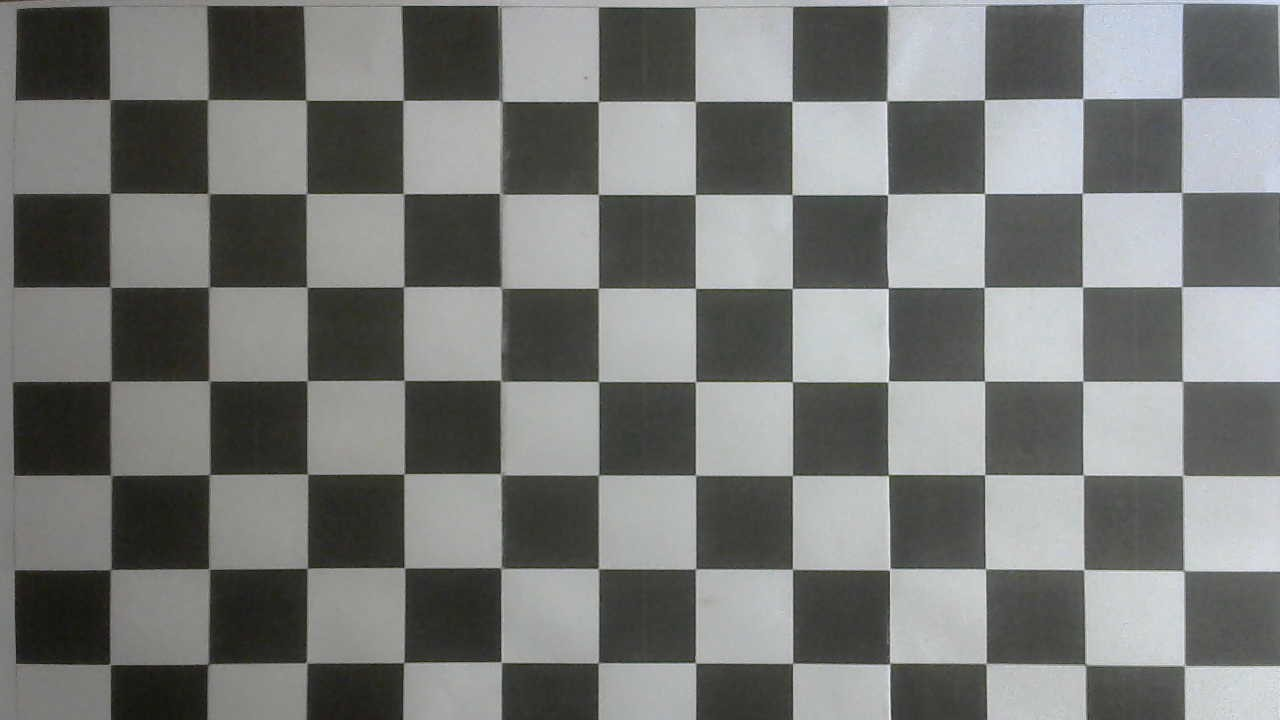
#> input picture image4/00.jpg, 1280 x 720 px
$ jupyter execute image_to_chess_coordinate.ipynb
#> lines starting #> are read from the running program, lines starting #| are printed output that depends on the picture; after the words box and inside, x2 and y2 are one past the last pixel; in counts of white or black regions, pixels touching at a corner belong together
[cell 1]
# Import more libraries
import numpy as np
import glob
import matplotlib.pyplot as plt
import cv2

[cell 2]
# We will be previewing images alongthe way, so lets create a function
def previewImg(text,img_preview,grayscale=False):
    #plt.imshow(img_preview)
    if grayscale==False:
        #convert a color image from BGR to RGB before previewing
        plt.imshow(cv2.cvtColor(img_preview, cv2.COLOR_BGR2RGB))
    else:
        #option for Grayscale images
        plt.imshow(cv2.cvtColor(img_preview, cv2.COLOR_GRAY2RGB))
    plt.title(text)
    plt.show()

[cell 3]
#Tìm corner
boardHeight = 12
boardWidth = 7
# Prepare object points, like (0,0,0), (1,0,0), (2,0,0) ....,(6,5,0)
objp = np.zeros((boardHeight*boardWidth,3), np.float32)
objp[:,:2] = np.mgrid[0:boardWidth, 0:boardHeight].T.reshape(-1,2)
# Arrays to store object points and image points from all the images.
objpoints = [] # 3d points in real world space
imgpoints = [] # 2d points in image plane.
# Make a list of calibration images
images = glob.glob('image4/00.jpg')
# Step through the list and search for chessboard corners
for idx, fname in enumerate(images):
    img = cv2.imread(fname)
#> img is the input picture: shape (720, 1280, 3); mean B, G, R 119.2, 121.2, 119.5
    chess = cv2.imread(fname)
    gray = cv2.cvtColor(img, cv2.COLOR_BGR2GRAY)
# Find the chessboard corners
    ret, corners = cv2.findChessboardCorners(gray, (boardWidth,boardHeight), None)
#> ret = True; corners = 84 rows, first 8: [1181.2, 97.34], [1181.5, 192.3], [1181.2, 286.3], [1182.7, 381.4], [1182, 475.1], [1183.4, 570.7], [1183.7, 664.5], [1082.7, 98.44]
# If found, add object points, image points
    if ret == True:
        objpoints.append(objp)
        imgpoints.append(corners)
# Draw and display the corners
        cv2.drawChessboardCorners(img, (boardWidth,boardHeight), corners, ret)
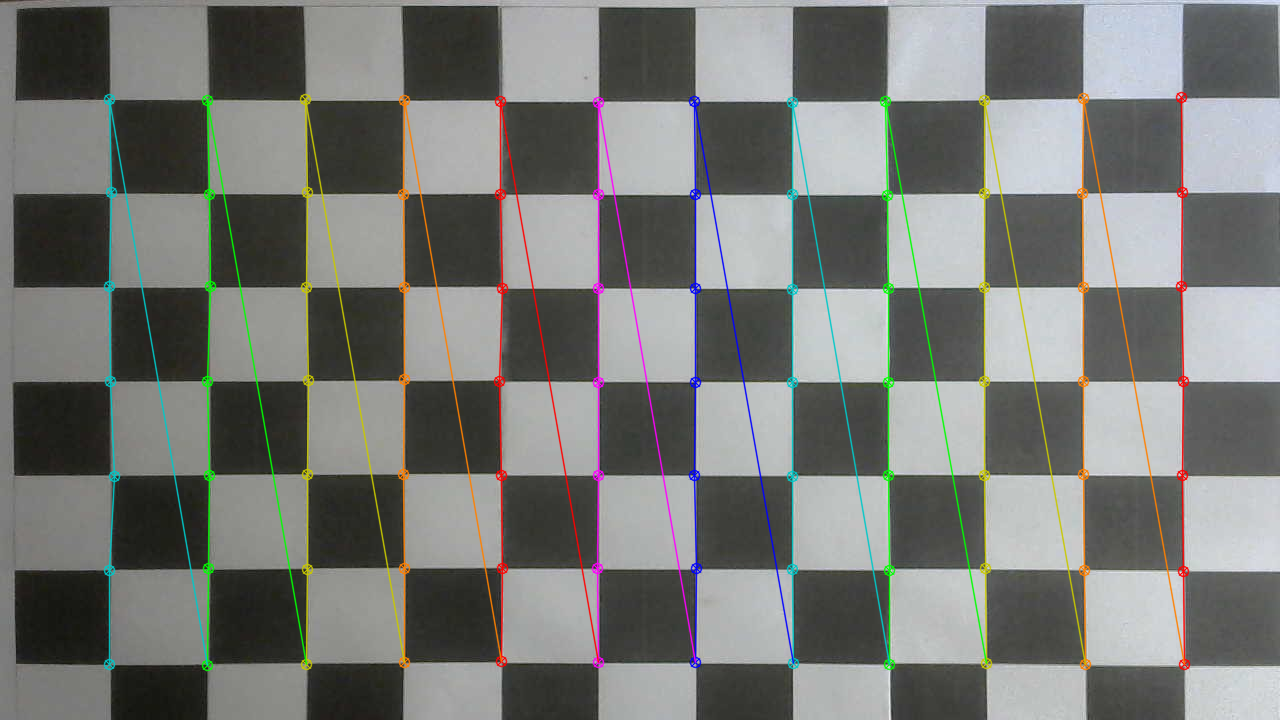
#> img: shape (720, 1280, 3); 4.95% of pixels changed, all inside (x1, y1, x2, y2) = (103, 91, 1191, 672)


        previewImg('Corner',img)

        # cv2.imwrite('image/n_bg_corners.jpg', img)
    else:
        print("Error")

[cell 4]
#vẽ hệ tọa độ bàn cờ
for i in range (0, boardHeight*boardWidth):
    if (i%7 ==0) or (i< 7):
        text = '(' + str(int(objpoints[0][i][0])) +','+ str(int(objpoints[0][i][1])) + ')'
        image = cv2.putText(chess, text, (int(imgpoints[0][i][0][0]) + 10, int(imgpoints[0][i][0][1])-10), cv2.FONT_HERSHEY_SIMPLEX, 1,
                 (0, 200, 255), 1, cv2.LINE_AA, False)
    chess_corner  = cv2.circle(chess, (int(imgpoints[0][i][0][0]), int(imgpoints[0][i][0][1])), radius=0, color=(0, 0, 255), thickness=10)
#> this loop made 84 passes
#> pass 2, `image = cv2.putText(chess, text, (int(imgpoints[0][i][0][0]) + 10, int..`:
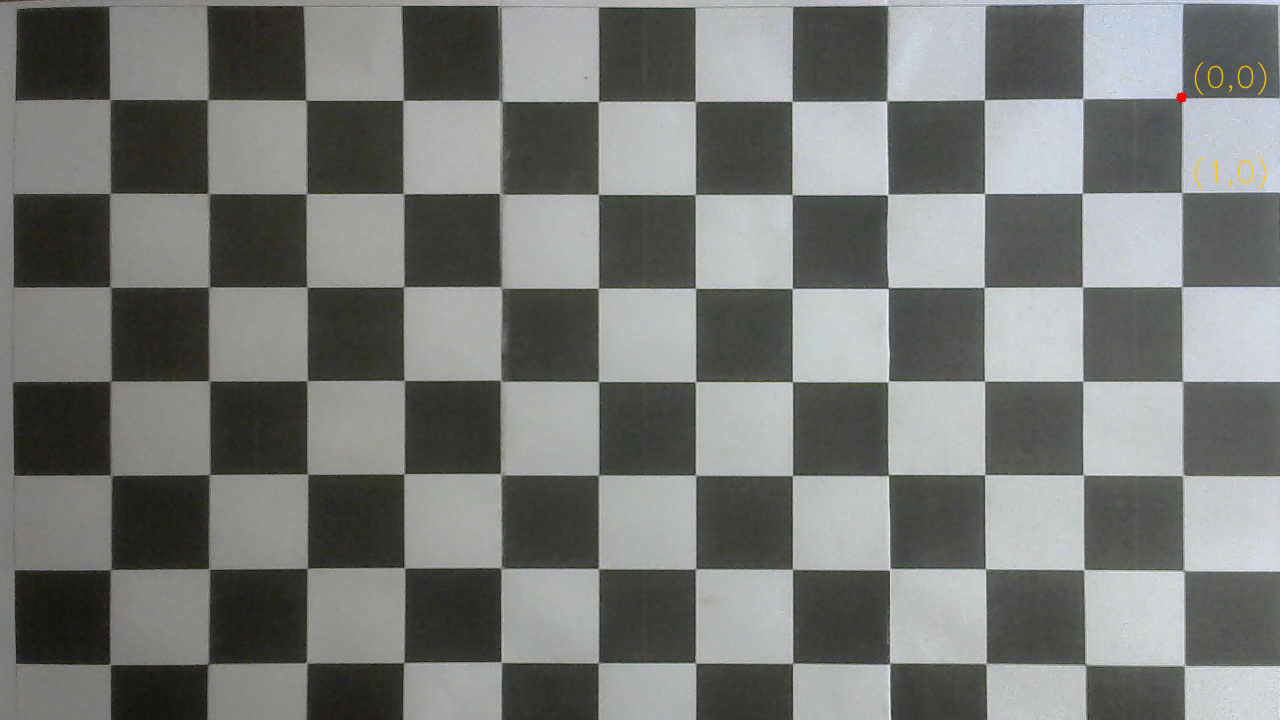
#> image: shape (720, 1280, 3); mean B, G, R 119.1, 121.2, 119.6
#> after the loop:
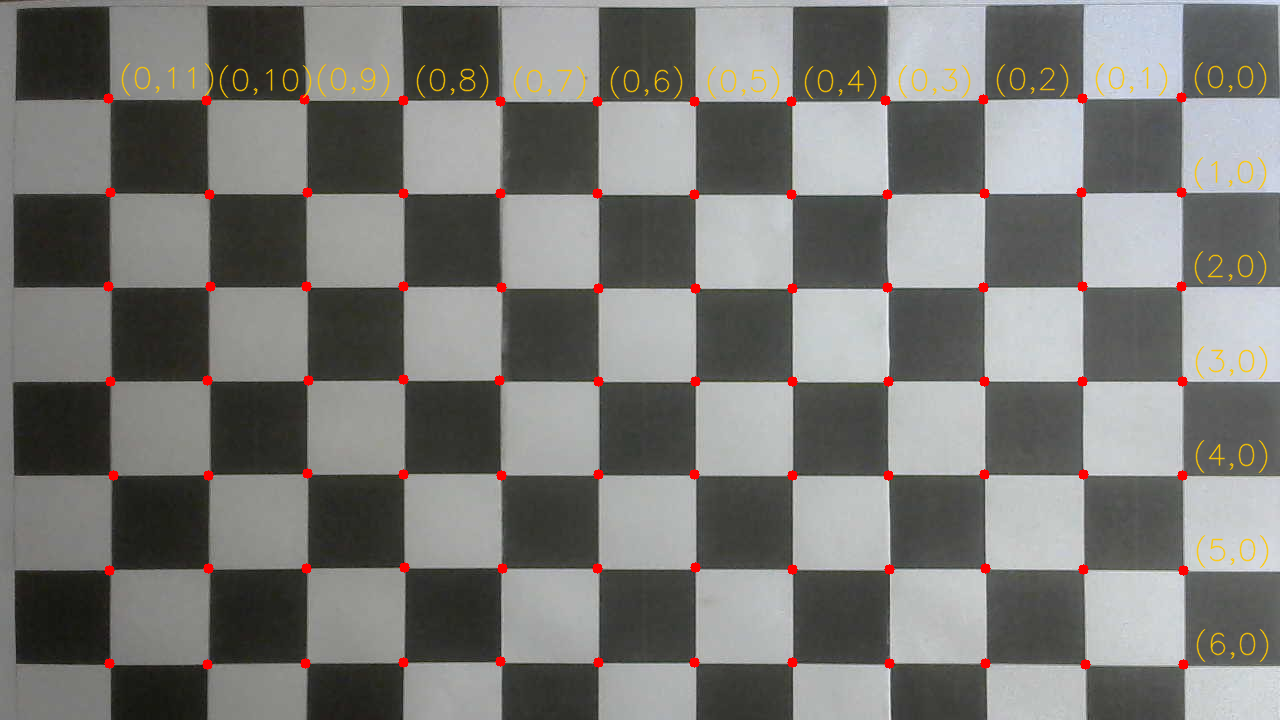
#> chess: shape (720, 1280, 3); 1.79% of pixels changed, all inside (x1, y1, x2, y2) = (103, 62, 1269, 670)

previewImg("With chess", chess_corner)
cv2.imwrite('image4/result_chess.jpg', chess_corner)
#> Out = True

[cell 5]
#lấy một điểm bất kỳ để thử nghiệm
test_point = [810, 610]
chess_corner  = cv2.circle(chess, (test_point[0], test_point[1]), radius=0, color=(0, 150, 255), thickness=10)
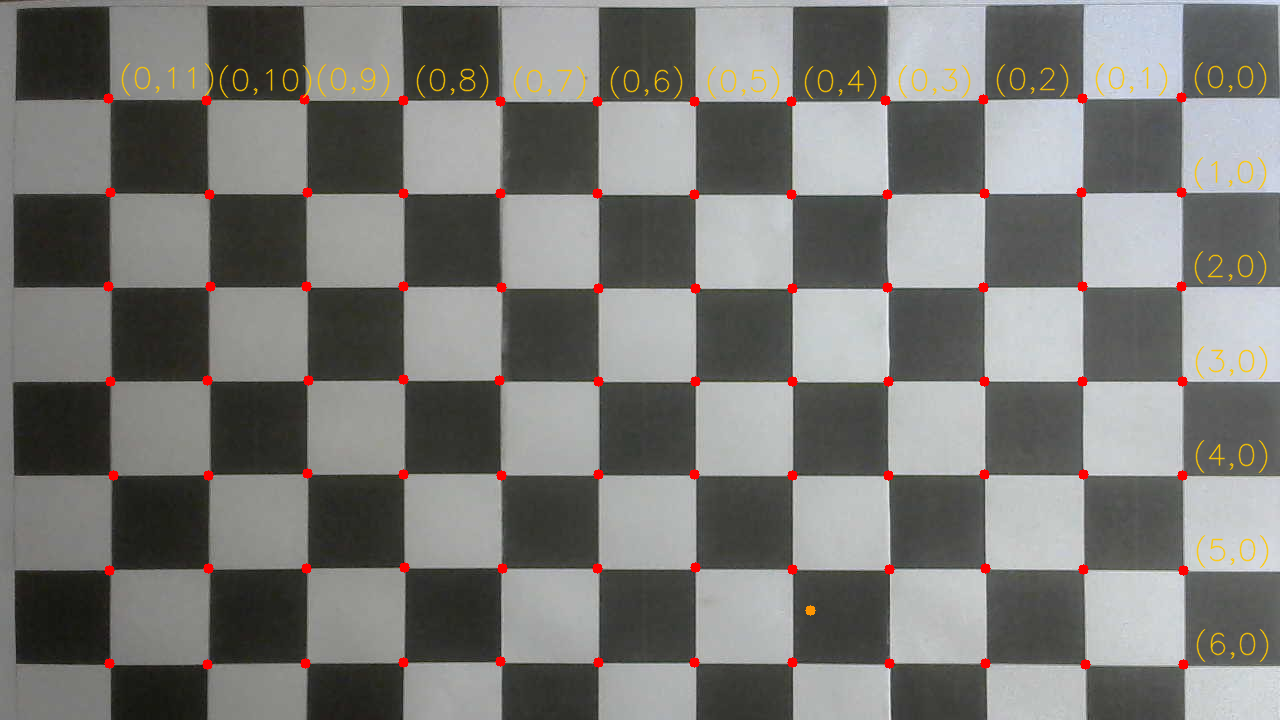
#> chess_corner: shape (720, 1280, 3); mean B, G, R 117.6, 120.6, 121.1
previewImg("With chess", chess_corner)

[cell 6]
#tìm tạo độ đỉnh gần nhất
a = (test_point - np.array(imgpoints))*(test_point - np.array(imgpoints))
x= []
for i in range (0, boardHeight*boardWidth):
    sum = np.sum(a[0][i][0])
    x.append(sum)
#> this loop made 84 passes
#> sum on passes 1 to 12: 400576.9, 312453.1, 242624.9, 191157.1, 156607.2, 140933, 142630.1, 336051.7, 248214.3, 178785.5, 126912.9, 93043.3
#> after the loop, x = 84 values, max 753261.5 at index 77, min 1986.9 at index 33, mean 227098.1
nearest_point_index = np.argmin(x)
#> nearest_point_index = 33
print(nearest_point_index)
#| 33

[cell 7]
#Gán giá trị điểm gần nhất với hệ tọa độ pixel và hệ tọa độ bàn cờ
nearest_point = np.array([imgpoints[0][nearest_point_index][0][0] , imgpoints[0][nearest_point_index][0][1]])
#> nearest_point = [792.3, 569.1]
r_nearest_point = np.array([objpoints[0][nearest_point_index][0], objpoints[0][nearest_point_index][1]])
#> r_nearest_point = [5, 4]
print(nearest_point, r_nearest_point)
#| [792.3221 569.0808] [5. 4.]

[cell 8]
#rato
r = int(imgpoints[0][nearest_point_index+1][0][1]) - int(imgpoints[0][nearest_point_index][0][1])
#> r = 93
print(r)
#| 93

[cell 9]
#tọa độ với bàn cờ được ruy ra
r_test_point= np.array([0, 0])
x = r_nearest_point[0] - 1/r * (test_point[0] - nearest_point[0] )
#> x = 4.81
y = r_nearest_point[1] + 1/r * (test_point[1] - nearest_point[1] )
#> y = 4.44
r_test_point = [round(x, 2) ,round (y,2)]
#> r_test_point = [4.81, 4.44]

[cell 10]
r_test_point
#> Out = [4.81, 4.44]
